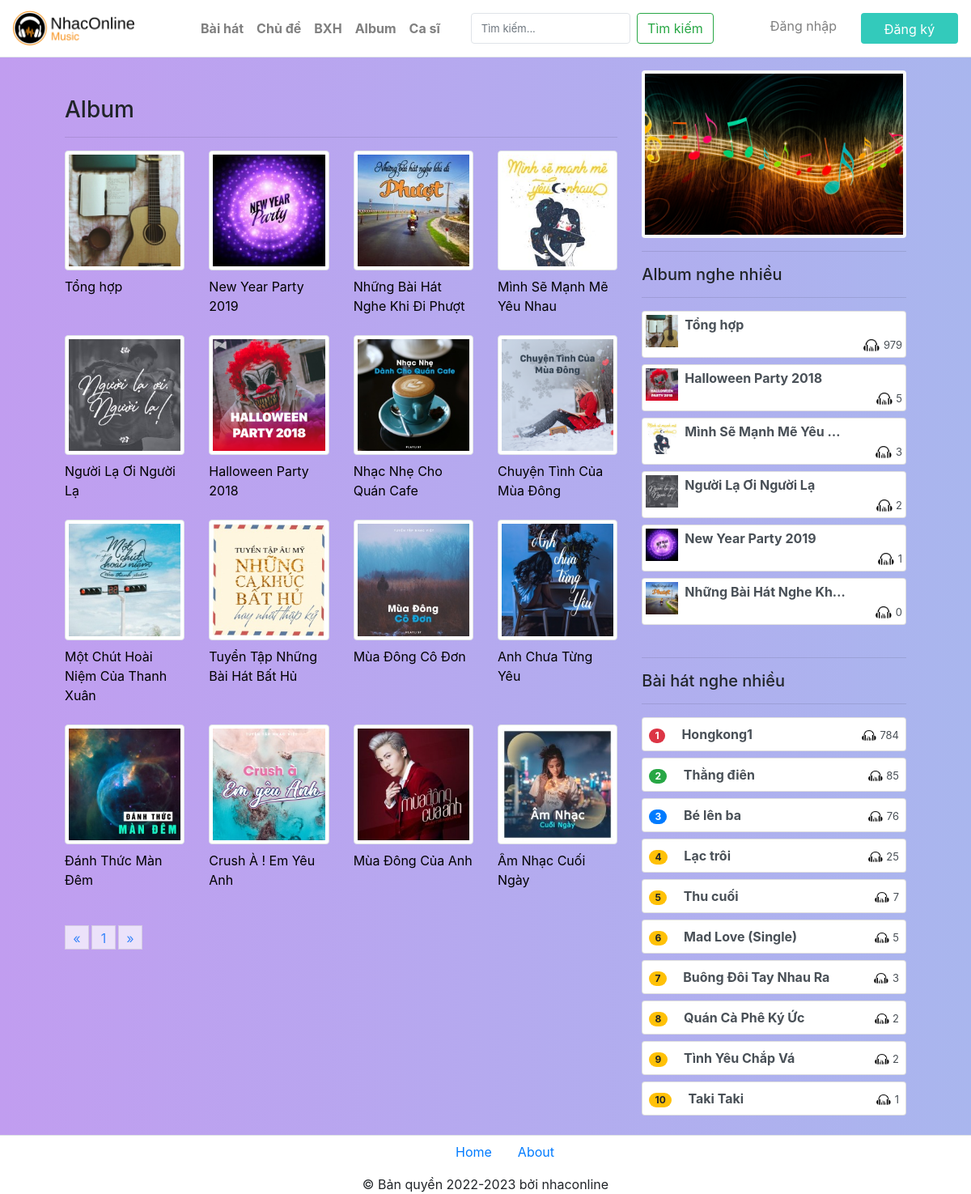
The app's page /Sources/album.php with its own data.
### tables this page shows
CREATE TABLE IF NOT EXISTS album (
  id int(100) NOT NULL AUTO_INCREMENT,
  tenalbum varchar(100) NOT NULL,
  image varchar(100) NOT NULL,
  PRIMARY KEY (id)
);

CREATE TABLE IF NOT EXISTS baihat (
  id int(100) NOT NULL AUTO_INCREMENT,
  tenbaihat varchar(100) NOT NULL,
  path varchar(100) NOT NULL,
  image varchar(100) NOT NULL,
  luotnghe int(100) NOT NULL,
  likes int(100) NOT NULL DEFAULT 0,
  idalbum int(10) NOT NULL,
  idcasi int(10) NOT NULL,
  idchude int(10) NOT NULL,
  ngaydang datetime NOT NULL DEFAULT CURRENT_TIMESTAMP,
  PRIMARY KEY (id)
);

### Sources/album.php (the view, shortened to what this page needs)
<!DOCTYPE html>
<html lang="en">
<head>
    <link rel="stylesheet" href="./css/hover.css">
    <link rel="stylesheet" href="./css/bootstrap.min.css">
    <link rel="stylesheet" href="./css/fixbody.css">
	<link rel="stylesheet" href="./css/jquery.paginate.css">
</head>
<body>
    <div class="container-fullwidth">
        <?php
        include('./php/header.php');
        ?>
        <main class="col-md-11 m-auto">
            <div class="left col-md-8 float-left">
                <div class="text-md-left mt-5">
                    <h3>Album</h3>
                </div><hr>
                <div class="row" id="listbaihat">
                <?php
                    require('./php/connect.php');
                    $sql = "SELECT * FROM album";
                    $result = mysqli_query($con,$sql);
                    while($row = mysqli_fetch_assoc($result)){
                        $tenalbum = $row['tenalbum'];
                        $image=$row['image'];
                        echo '<div class="col-lg-3 col-md-4 img-hover">
                                <a href="p_album.php?id='.$row['id'] .'" class="d-block mb-4 h-100" style="text-decoration: none;">
                                <div><img class="img-fluid img-thumbnail " src="./'.$image.'" alt=""></div>
                                <div class="mt-2" style="color: black;">'.$tenalbum.'</div>
                                </a>
                            </div>';
                    }
                    ?>
                </div>
            </div>
            <div class="right col-md-4 float-right">
                <?php include('./php/menuright.php');?>
            </div>
        </main>
        <?php
        include('./php/footer.php');
        ?>
    </div>
</body>
</html>

### Sources/php/menuright.php (shortened to what this page needs)
<div class="w-100 mt-3 p-1 bg-light rounded"><img class="w-100" src="./image/score.jpg" alt="Ảnh"></div>
    <hr>
    <div class="text-md-left mt-3">
            <h5>Album nghe nhiều</h5>
        </div><hr>
    <div class="list-group">
        <ul id="listbaihat" class="p-0" style="list-style:none;">
            <?php require('./php/connect.php');
            $sql = "SELECT a.id,a.tenalbum,a.image, SUM(vb.luotnghe) AS tongluotnghe FROM album a INNER JOIN v_baihat vb ON a.id = vb.idalbum GROUP BY a.id ORDER BY (tongluotnghe) DESC" ;
            $result = mysqli_query($con,$sql);
            while($row = mysqli_fetch_assoc($result)){
                $tenalbum = $row['tenalbum'];
                $anh = $row['image'];
                $luotnghe = $row['tongluotnghe'];
                echo '<a href="./p_album.php?id='.$row['id'].'" class="list-group-item list-group-item-action flex-column align-items-start mb-2 p-1 rounded">
                    <span>
                        <img class="float-md-left mr-2" src="./'.$anh.'" width="40px">
                    </span>
                    <div class="item_title">'.$tenalbum.'</div>
                    <div class="box_items text-right">
                        <span class="item_span">
                            <img src="./image/views.png" width="20px">
                            <span style="font-size:13px;">'.$luotnghe.'</span>
                        </span>
                    </div>
                </a>';
            }
            ?>
        </ul>
    </div>
    <hr>
<div class="text-md-left">
    <h5>Bài hát nghe nhiều</h5>
</div><hr>
<div class="list-group">
    <?php
        require('./php/connect.php');
        $sql = "SELECT * FROM v_baihat ORDER BY luotnghe DESC";
        $result = mysqli_query($con,$sql);
        $i=1;
        while(($row = mysqli_fetch_assoc($result)) && ($i<=10)){
            $tenbaihat = $row['tenbaihat'];
            $luotnghe = $row['luotnghe'];
            $cl='';
        switch ($i) {
            case 1:
                $cl='danger';
                break;
            case 2:
                $cl='success';
                break;
            case 3:
                $cl='primary';
                break;
            default:
                $cl='warning';
                break;
        }
        echo '<a href="./playnhac.php?id='.$row['id'].'" class="list-group-item list-group-item-action flex-column align-items-start mb-2 p-2 rounded">
                <span class="badge badge-pill badge-'.$cl.'">'.$i.'</span>
                <span class="ml-3 rg">'.$tenbaihat.'</span>
                <span class="item_span float-right">
                    <img src="./image/views.png" width="18px">
                    <span style="font-size:13px;">'.$luotnghe.'</span>
                </span>
            </a>';
        $i++;
        }
    ?>
</div>

### Sources/css/hover.css (style rules this page uses)
.img-hover img { -webkit-transition: all .3s ease; -moz-transition: all .3s ease; -o-transition: all .3s ease; -ms-transition: all .3s ease; transition: all .3s ease; position:relative; }

### Sources/css/fixbody.css (style rules this page uses)
body { background: linear-gradient(to left, #a9b6ee, #c19df0); }

### Sources/php/menuright.php (style rules this page uses)
.item_title { width: 200px; overflow: hidden; white-space: nowrap; text-overflow: ellipsis; font-weight:bold; }
.rg { width: 200px; overflow: hidden; white-space: nowrap; text-overflow: ellipsis; font-weight:bold; }

### records on screen
album: image (picture), tenalbum "Tổng hợp", luotnghe "979"
album: image (picture), tenalbum "New Year Party 2019", luotnghe "1"
album: image (picture), tenalbum "Những Bài Hát Nghe Khi Đi Phượt", tenalbum "Những Bài Hát Nghe Kh…", luotnghe "0"
album: image (picture), tenalbum "Mình Sẽ Mạnh Mẽ Yêu Nhau", tenalbum "Mình Sẽ Mạnh Mẽ Yêu…", luotnghe "3"
album: image (picture), tenalbum "Người Lạ Ơi Người Lạ", luotnghe "2"
album: image (picture), tenalbum "Halloween Party 2018", luotnghe "5"
album: image (picture), tenalbum "Nhạc Nhẹ Cho Quán Cafe"
album: image (picture), tenalbum "Chuyện Tình Của Mùa Đông"
album: image (picture), tenalbum "Một Chút Hoài Niệm Của Thanh Xuân"
album: image (picture), tenalbum "Tuyển Tập Những Bài Hát Bất Hủ"
album: image (picture), tenalbum "Mùa Đông Cô Đơn"
album: image (picture), tenalbum "Anh Chưa Từng Yêu"
album: image (picture), tenalbum "Đánh Thức Màn Đêm"
album: image (picture), tenalbum "Crush À ! Em Yêu Anh"
album: image (picture), tenalbum "Mùa Đông Của Anh"
album: image (picture), tenalbum "Âm Nhạc Cuối Ngày"
baihat: tenbaihat "Hongkong1", luotnghe "784"
baihat: tenbaihat "Thằng điên", luotnghe "85"
baihat: tenbaihat "Bé lên ba", luotnghe "76"
baihat: tenbaihat "Lạc trôi", luotnghe "25"
baihat: tenbaihat "Thu cuối", luotnghe "7"
baihat: tenbaihat "Mad Love (Single)", luotnghe "5"
baihat: tenbaihat "Buông Đôi Tay Nhau Ra", luotnghe "3"
baihat: tenbaihat "Quán Cà Phê Ký Ức", luotnghe "2"
baihat: tenbaihat "Tình Yêu Chắp Vá", luotnghe "2"
baihat: tenbaihat "Taki Taki", luotnghe "1"
